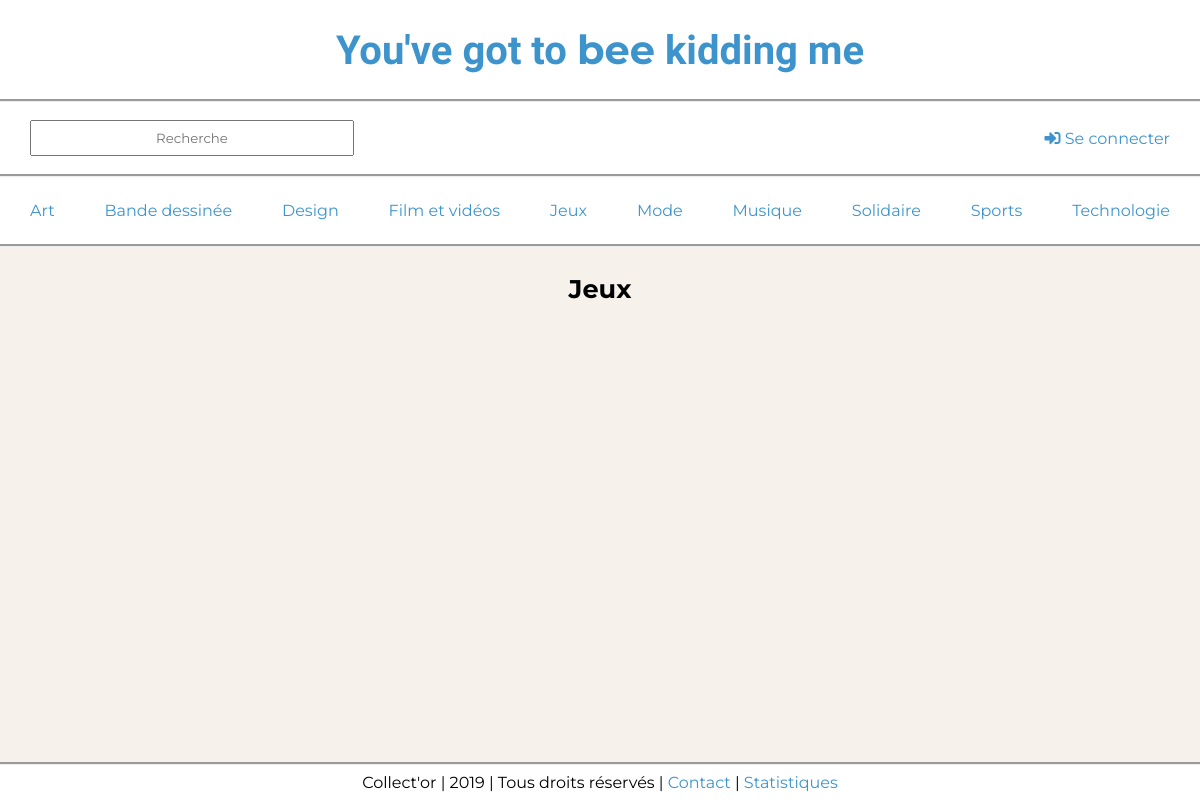
Screenshot of /indexCategorie.php?id_categorie=5 with the database file from the repository.
### tables this page shows
CREATE TABLE `collector_categorie` (
  `id_categorie` int(11) NOT NULL,
  `categorie` varchar(255) DEFAULT NULL
);

### php/db_categorie.inc.php (called while the page is built, shortened)
<?php
class Categorie
{
    public function __get($prop)
    {
        return $this->$prop;
    }
}
class CategorieRepository
{
    public function getAllcategorie(&$message)
    {
        $result = array();
        try {
            $bdd = DBLink::connect2db(MYDB, $message);
            $result = $bdd->query("SELECT * FROM " . self::TABLE_NAME, PDO::FETCH_CLASS | PDO::FETCH_PROPS_LATE, "Categorie\Categorie");
        } catch (Exception $e) {
            $message .= $e->getMessage() . '<br>';
        }
        return $result;
    }
    public function getAllInfoC($id, &$message)
    {
        $result = array();
        try {
            $bdd = DBLink::connect2db(MYDB, $message);
            $result = $bdd->query("SELECT * FROM " . self::TABLE_NAME . " WHERE id_categorie ='$id' ", PDO::FETCH_CLASS | PDO::FETCH_PROPS_LATE, "Categorie\Categorie");
        } catch (Exception $e) {
            $message .= $e->getMessage() . '<br>';
        }
        return $result;
    }
}

### indexCategorie.php (the view, shortened to what this page needs)
<?php
$message = '';
$categorieRepository = new CategorieRepository();
if($_GET['id_categorie']) {
    $Categorie = $categorieRepository->getAllInfoC($_GET['id_categorie'], $message);
}else{
    header('Location: index.php');
}
?>
<?php
foreach($Categorie as $listInfo){
?>
<?php include('inc/head.er.inc.php') ?>
<body>
<header>
    <h2><a href="index.php">You've got to <span class="bee">bee</span> kidding me</a></h2>
    <section id="cologin">
        <div class="navlogin">
            <form class="research"  action="<?php echo $_SERVER['REQUEST_URI']; ?>" method="POST" enctype="application/x-www-form-urlencoded" autocomplete="off">
                <input name="searchbar" class="champ" type="text" placeholder="Recherche"/>
            </form>
            <?php include('inc/connexionHead.inc.php') ?>
        </div>
    </section>
</header>
<?php include('inc/nav.inc.php') ?>
<main>
    <h1><?php echo $listInfo->categorie; ?></h1>
</main>
<?php
}
    ?>
<?php include('inc/footer.inc.php')?>
</body>
</html>

### inc/connexionHead.inc.php (shortened to what this page needs)
<?php if(!isset($_SESSION['username'])){ ?>
    <a href="indexLogin.php" class="header_login"><i class="fas fa-sign-in-alt"></i> Se connecter</a>
<?php } ?>

### inc/nav.inc.php (shortened to what this page needs)
<?php
$categorie = new CategorieRepository();
$cat = $categorie->getAllcategorie($message);
?>
<nav>
    <ul>
        <?php
        foreach($cat as $listCat) {
            ?>
            <li><a href="indexCategorie.php?id_categorie=<?php echo $listCat->id_categorie; ?>" class="navi"><?php echo $listCat->categorie ?></a></li>
            <?php
        }
        ?>
    </ul>
</nav>

### CSS/collector.css (style rules this page uses)
* { margin:0; padding:0; font-family: 'Montserrat', sans-serif; }
body { background-color:rgb(246,241,235); display:flex; min-height: 100vh; flex-direction:column; }
main { width:95%; margin: 0 auto; flex-grow: 1; }
nav { background-color:rgb(255,255,255); padding-bottom:1.5em; padding-top:1.5em; text-align : center; border-bottom:groove; }
nav ul { display:flex; justify-content: space-between; width:95%; margin:0 auto; }
nav ul li { display:inline-flex; color:black; }
h1 { text-align:center; margin-top:1em; font-size:1.6em; }
h2 { text-align: center; background-color:rgb(255,255,255); padding-top:0.630em; padding-bottom: 0.630em; border-bottom:groove; font-size:2.5em; }
h2 a { color:rgb(61,148,205); text-decoration:none; font-family: 'Sonsie One', cursive; }
h2 + section { background-color:rgb(255,255,255); border-bottom:groove; padding-top:1em; padding-bottom:1em; }
div.navlogin { padding:0; border-bottom:none; display:flex; justify-content: space-between; align-items: center; width:95%; margin: 0 auto; height:2.5em; }
a { text-decoration:none; transition:0s; color:rgb(61,148,205); }
form { text-align:center; margin-top: 1.5em; font-family: 'Sonsie One', cursive; color:black; }
form.research { display:inline-flex; margin:0; padding:0; }
input,textarea, select { display:block; margin:auto; margin-bottom:1.5em; width:90%; height:2.4em; text-align:center; }
div a { display:block; text-decoration:none; color:rgb(61,148,205); }
.champ { margin:0; padding:0; display:inline-flex; width:24em; }

### rows the page displays
collector_categorie: categorie "Jeux"
collector_categorie: categorie "Art"
collector_categorie: categorie "Bande dessinée"
collector_categorie: categorie "Design"
collector_categorie: categorie "Film et vidéos"
collector_categorie: categorie "Mode"
collector_categorie: categorie "Musique"
collector_categorie: categorie "Solidaire"
collector_categorie: categorie "Sports"
collector_categorie: categorie "Technologie"
